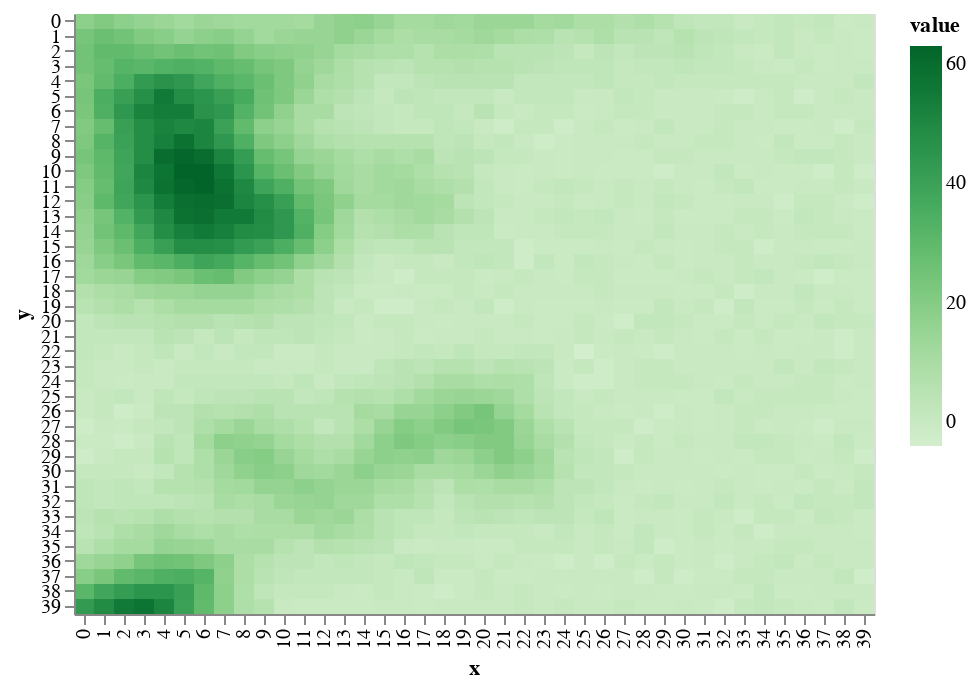

Notebook code for this chart:
### Code cell
draw.drawTerrainHeight(world.grid_elevation)

### Figure 1 — Vega-Lite specification as saved in the notebook (floating-point values rounded to 4 significant figures; data arrays with more than 128 entries replaced by an {"elided": "..."} marker saying what was removed)
{"$schema": "https://vega.github.io/schema/vega-lite/v2.6.0.json", "config": {"view": {"height": 300, "width": 400}}, "data": {"name": "data-dacaa85dbe8cc9f19be73c9d45f4c131"}, "datasets": {"data-dacaa85dbe8cc9f19be73c9d45f4c131": {"elided": "1600 records"}}, "encoding": {"color": {"field": "value", "scale": {"scheme": "greens"}, "type": "quantitative"}, "x": {"field": "x", "type": "ordinal"}, "y": {"field": "y", "type": "ordinal"}}, "mark": "rect"}
